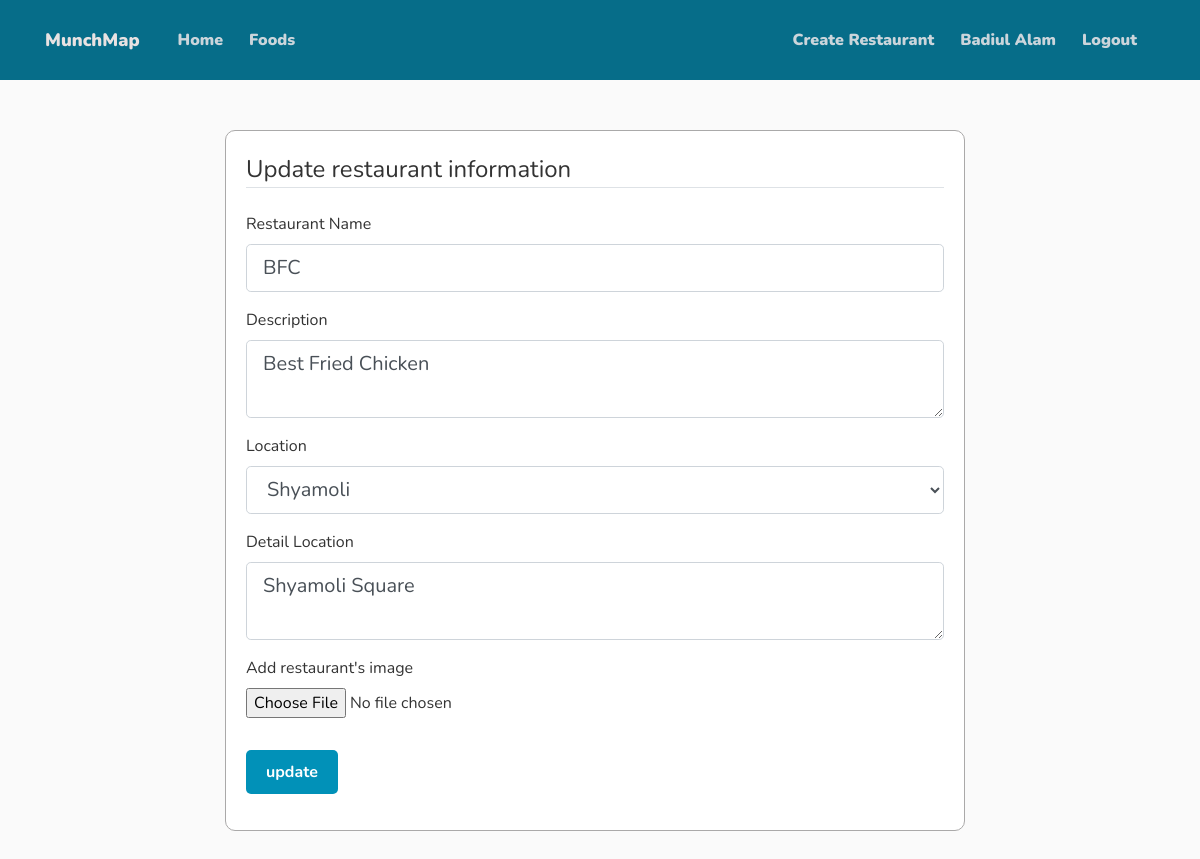
Page /restaurant/3/update (signed in) on the earlier database version.
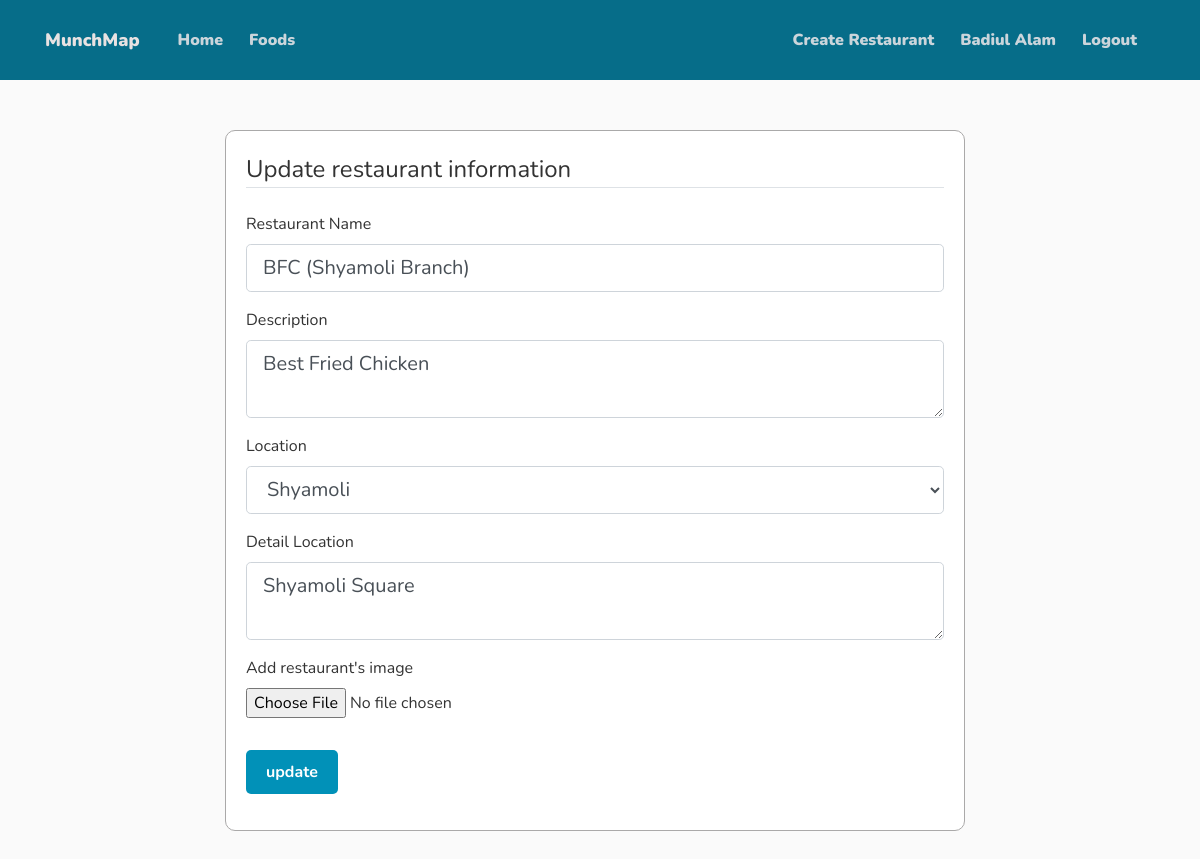
Same page on the later database version.
### website/models.py (models this page shows, shortened)
class Restaurant(db.Model):
    id = db.Column(db.Integer, primary_key=True)
    name = db.Column(db.String(100), nullable=False)
    owner_id = db.Column(db.Integer, db.ForeignKey('user.id'), nullable=False)
    image_file = db.Column(db.String(20), nullable=False,
                           default='default.jpg')
    location = db.Column(db.String(100), nullable=False)
    description = db.Column(db.Text, nullable=False, default='No description')
    detail_location = db.Column(db.Text)
    rating = db.Column(db.Float, default=0.0)
    foods = db.relationship('Food', backref='belong_to', lazy=True)
    reviews = db.relationship(
        'RestaurantReview', backref='review_for', lazy=True)
    rating_count = db.Column(db.Float, nullable=False, default=0.0)
    total_rating = db.Column(db.Float, nullable=False, default=0.0)
    ratign = db.Column(db.Float, nullable=False, default=0.0)

### website/restaurants/routes.py (the view)
@restaurants.route("/restaurant/<int:restaurant_id>/update", methods=['GET', 'POST'])
@login_required
def update_restaurant(restaurant_id):
    restaurant = Restaurant.query.get_or_404(restaurant_id)
    if restaurant.owner != current_user:
        abort(403)
    form = UpdateForm()
    if form.validate_on_submit():
        restaurant.name = form.name.data
        restaurant.description = form.description.data
        restaurant.location = form.location.data
        restaurant.detail_location = form.detail_location.data
        if form.picture.data:
            picture_file = save_picture(form.picture.data)
            restaurant.image_file = picture_file
        db.session.commit()
        flash('Info has been updated!', 'success')
        return redirect(url_for('restaurants.restaurant', restaurant_id=restaurant.id))
    elif request.method == 'GET':
        form.name.data = restaurant.name
        form.description.data = restaurant.description
        form.location.data = restaurant.location
        form.detail_location.data = restaurant.detail_location
    return render_template('create_restaurant.html', title='Update restaurant',
                           form=form, legend='Update restaurant information')

### website/models.py (called while the page is built)
@login_manager.user_loader
def load_user(user_id):
    return User.query.get(int(user_id))

### website/templates/create_restaurant.html (shortened to what this page needs)
{% extends "layout.html" %} {% block content %}
<div class="create-rest-form">
  <div class="rest-content-section">
    <form method="POST" action="" enctype="multipart/form-data">
      <fieldset class="form-group">
        <legend class="border-bottom mb-4">{{ legend }}</legend>
        <div class="form-group">
          {{ form.name.label(class="form-control-label") }} {% if
          form.name.errors %} {{ form.name(class="form-control form-control-lg
          is-invalid") }}
          <div class="invalid-feedback">
            {% for error in form.name.errors %}
            <span>{{ error }}</span>
            {% endfor %}
          </div>
          {% else %} {{ form.name(class="form-control form-control-lg") }} {%
          endif %}
        </div>
        <div class="form-group">
          {{ form.description.label(class="form-control-label") }} {% if
          form.description.errors %} {{ form.description(class="form-control
          form-control-lg is-invalid") }}
          <div class="invalid-feedback">
            {% for error in form.description.errors %}
            <span>{{ error }}</span>
            {% endfor %}
          </div>
          {% else %} {{ form.description(class="form-control form-control-lg")
          }} {% endif %}
        </div>
        <div class="form-group">
          {{ form.location.label(class="form-control-label") }} {% if
          form.location.errors %} {{ form.location(class="form-control
          form-control-lg is-invalid") }}
          <div class="invalid-feedback">
            {% for error in form.location.errors %}
            <span>{{ error }}</span>
            {% endfor %}
          </div>
          {% else %} {{ form.location(class="form-control form-control-lg") }}
          {% endif %}
        </div>
        <div class="form-group">
          {{ form.detail_location.label(class="form-control-label") }} {% if
          form.detail_location.errors %} {{
          form.detail_location(class="form-control form-control-lg is-invalid")
          }}
          <div class="invalid-feedback">
            {% for error in form.detail_location.errors %}
            <span>{{ error }}</span>
            {% endfor %}
          </div>
          {% else %} {{ form.detail_location(class="form-control
          form-control-lg") }} {% endif %}
        </div>
        <div class="form-group">
          {{ form.picture.label() }} {{ form.picture(class="form-control-file")
          }}
        </div>
      </fieldset>
      <div class="form-group">
        {{ form.submit(class="btn btn-outline-info") }}
      </div>
    </form>
  </div>
</div>
{% endblock content %}

Differences in the rows shown:
changed Restaurant "Best Fried Chicken": name "BFC" → "BFC (Shyamoli Branch)"
